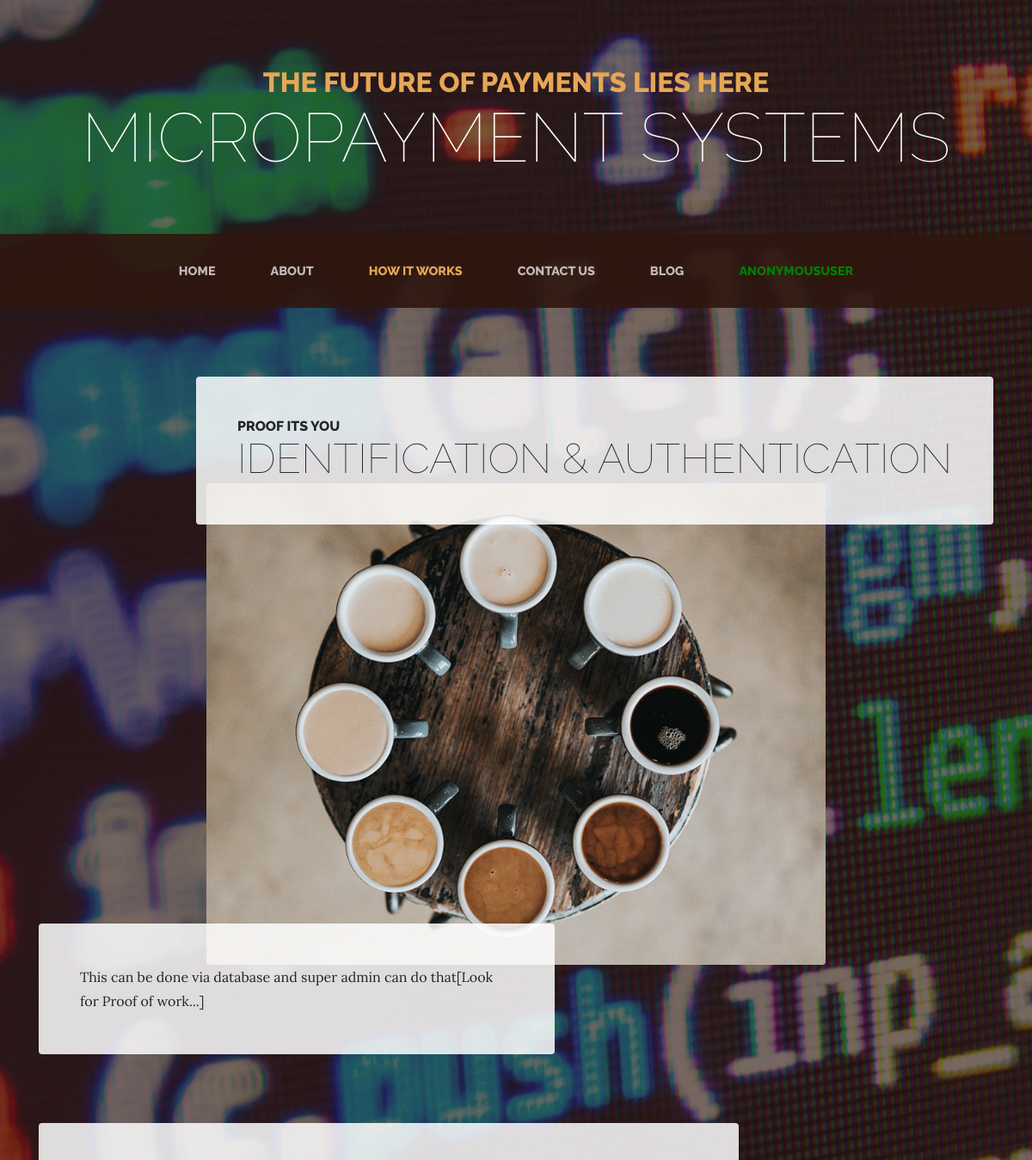
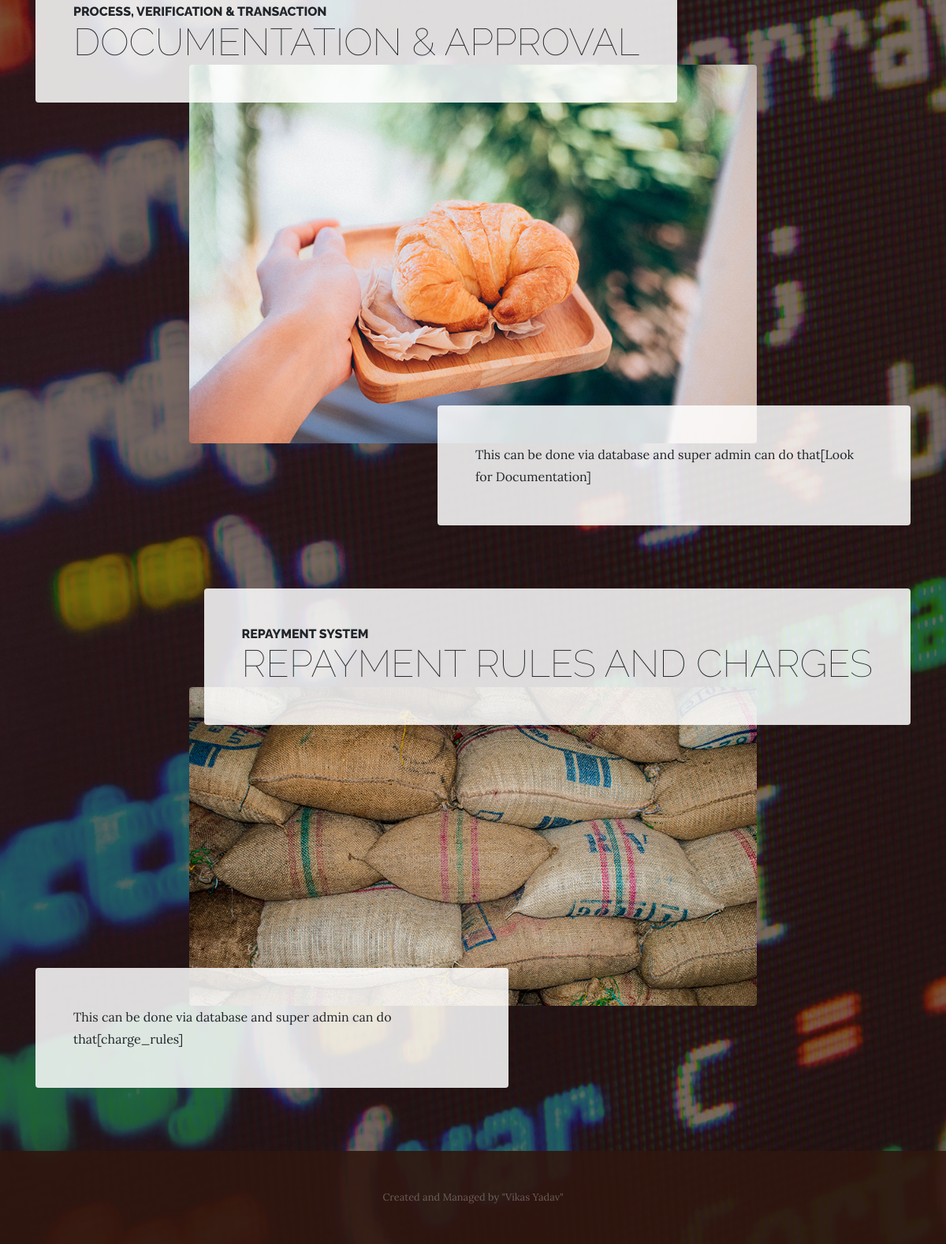
The app's page /working/ with its own data (2 pictures, top to bottom).
### main/models.py (models this page shows, shortened)
class Main(models.Model):# class name is capital. remember that!
    Name = models.CharField(max_length=30)
    vikas = models.TextField(default="-")
    tag = models.TextField(max_length=200,default="-")

class MainSub(models.Model): # I am creating this
    update = models.TextField()
    name = models.TextField()
    proof_of_work = models.TextField()
    documentation = models.TextField()
    charges_rules = models.TextField()

### main/views.py (the view)
# urls.py: url(r'^working/$',views.work, name='work')
def work(request):
    var = MainSub.objects.get(pk = 1)  #get method actually here don't require for and endfor flooring it just like {{var.Proof_of_work}} and things done
    title = Main.objects.get(pk=1)
    return render(request,'front/howitwork.html', {'var': var, "title":title})

### main/templates/front/howitwork.html (shortened to what this page needs)
{% load staticfiles%}
<html lang="en">
  <head>
    <link href="{% static 'front/vendor/bootstrap/css/bootstrap.min.css'%}" rel="stylesheet">
    <link href="{% static 'front/css/business-casual.min.css'%}" rel="stylesheet">
  </head>
  <body>
    <h1 class="site-heading text-center text-white d-none d-lg-block">
      <span class="site-heading-upper text-primary mb-3">{{title.tag}}</span>
      <span class="site-heading-lower">{{title.Name}}</span>
    </h1>
    <nav class="navbar navbar-expand-lg navbar-dark py-lg-4" id="mainNav">
      <div class="container">
        <div class="collapse navbar-collapse" id="navbarResponsive">
          <ul class="navbar-nav mx-auto">
            <li class="nav-item px-lg-4">
              <a class="nav-link text-uppercase text-expanded" href="/">Home
              </a>
            </li>
            <li class="nav-item px-lg-4">
              <a class="nav-link text-uppercase text-expanded" href="/about">About</a>
            </li>
            <li class="nav-item active px-lg-4">
              <a class="nav-link text-uppercase text-expanded" href="/working">How it works</a>
            </li>
            <li class="nav-item px-lg-4">
              <a class="nav-link text-uppercase text-expanded" href="/contact">Contact Us</a>
            </li>
            <li class="nav-item px-lg-4">
              <a class="nav-link text-uppercase text-expanded" href="/blog">blog</a>
            </li>
            <li class="nav-item px-lg-4">
              <a style="color:green" class="nav-link text-uppercase text-expanded" href="/profile">{{request.user}}</a>
            </li>
          </ul>
        </div>
      </div>
    </nav>
    <section class="page-section">
      <div class="container">
        <div class="product-item">
          <div class="product-item-title d-flex">
            <div class="bg-faded p-5 d-flex ml-auto rounded">
              <h2 class="section-heading mb-0">
                <span class="section-heading-upper">Proof its you</span>
                <span class="section-heading-lower">Identification &amp; authentication</span>
              </h2>
            </div>
          </div>
          <img class="product-item-img mx-auto d-flex rounded img-fluid mb-3 mb-lg-0" src="{% static 'front/img/products-01.jpg'%}" alt="">
          <div class="product-item-description d-flex mr-auto">
            <div class="bg-faded p-5 rounded">
              <p class="mb-0">{{var.proof_of_work}}</p>
            </div>
          </div>
        </div>
      </div>
    </section>
    <section class="page-section">
      <div class="container">
        <div class="product-item">
          <div class="product-item-title d-flex">
            <div class="bg-faded p-5 d-flex mr-auto rounded">
              <h2 class="section-heading mb-0">
                <span class="section-heading-upper">Process, Verification &amp; transaction</span>
                <span class="section-heading-lower">Documentation &amp; Approval </span>
              </h2>
            </div>
          </div>
          <img class="product-item-img mx-auto d-flex rounded img-fluid mb-3 mb-lg-0" src="{% static 'front/img/products-02.jpg'%}" alt="">
          <div class="product-item-description d-flex ml-auto">
            <div class="bg-faded p-5 rounded">
              <p class="mb-0">{{var.documentation}}</p>
            </div>
          </div>
        </div>
      </div>
    </section>
    <section class="page-section">
      <div class="container">
        <div class="product-item">
          <div class="product-item-title d-flex">
            <div class="bg-faded p-5 d-flex ml-auto rounded">
              <h2 class="section-heading mb-0">
                <span class="section-heading-upper">Repayment System</span>
                <span class="section-heading-lower">repayment rules and Charges</span>
              </h2>
            </div>
          </div>
          <img class="product-item-img mx-auto d-flex rounded img-fluid mb-3 mb-lg-0" src="{% static 'front/img/products-03.jpg'%}" alt="">
          <div class="product-item-description d-flex mr-auto">
            <div class="bg-faded p-5 rounded">
              <p class="mb-0">{{var.charges_rules}}</p>
            </div>
          </div>
        </div>
      </div>
    </section>
    <footer class="footer text-faded text-center py-5">
      <div class="container">
        <p class="m-0 small">{{title.vikas}}</p>
      </div>
    </footer>
  </body>
</html>

### records on screen
Main: tag "THE FUTURE OF PAYMENTS LIES HERE", Name "MICROPAYMENT SYSTEMS", vikas "Created and Managed by \"Vikas Yadav\""
MainSub: proof_of_work "This can be done via database and super admin can do that[Look for Proof of work...]", documentation "This can be done via database and super admin can do that[Look for Documentation]", charges_rules "This can be done via database and super admin can do that[charge_rules]"

### other values on screen
{{ request.user }} "ANONYMOUSUSER"
